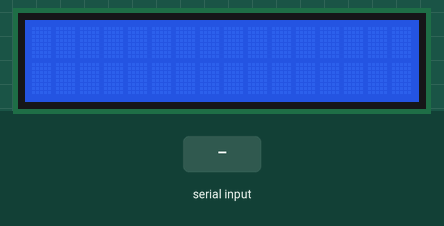
Simulated run of this sketch. Board: Arduino Uno, built with avr-gcc and run on an emulated ATmega328P. On the bench: 16×2 character LCD. The inputs (shaded band) are chosen by the test bench. What the sketch prints to the serial monitor is not drawn.

Above: at 1.2 s.
1.3 s: "1" received over the second serial link
At 1.7 s:
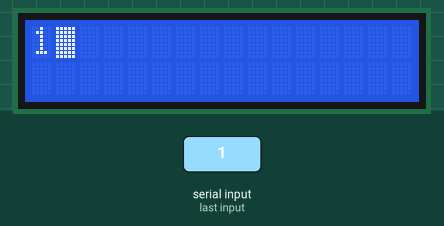
4.3 s: "0" received over the second serial link
At 5.2 s:
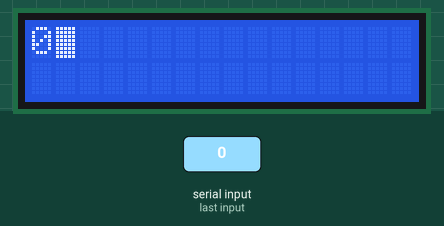
Timing chart, 0 to 7.3 s (numbered marks = the images above; inputs shaded):
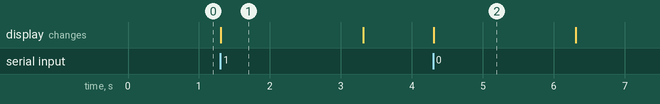

The sketch:

LCD_Using_Bluetooth.ino
```cpp
#include <SoftwareSerial.h>
#include <LiquidCrystal.h>

const int rs = 9, en = 8, d4 = 5, d5 = 4, d6 = 3, d7 = 2;
LiquidCrystal lcd(rs, en, d4, d5, d6, d7);

int f, i, j;
char c ;

String readString;
SoftwareSerial mySerial(10, 11);//10-tx of BT 11-rx

void setup()
{

  Serial.begin(9600);
  Serial.println("Hey !");

  mySerial.begin(9600);
  mySerial.println("Hello, world");

  lcd.begin(16, 2);

}

void loop()
{

  while (mySerial.available())
  {
    if (mySerial.available())
    {
      delay(10);

      for (i = 0; i < 15; i++)
      {

        c = mySerial.read();
        readString += c;
        f = 1;
        if((c=='/0')||(c==-1))
        break;

      }

      if (i >= 15)
      { if((c=='/0')||(c==-1))
          f = -1;
      }

    }

    char s1 = readString.charAt(0);
    char s2 = readString.charAt(1);


    if (f == -1)
    {
      Serial.println("invalid");
      lcd.print("invalid");
      delay(1000);
      readString="";
      break;
    }

    Serial.println(readString);
    lcd.print(readString);
    delay(2000);

    readString="";

    Serial.println(' ');
    lcd.clear();
    break;

  }


  if (Serial.available())
  {
    mySerial.write(Serial.read());
  }

}
```

Measured:
- after the input at 1.3 s, the display: changes at once (image 1)
- after the input at 4.3 s, the display: changes at once (image 2)
- what the display in image 1 shows lasts 2.0 s, from 1.3 s to 3.3 s
